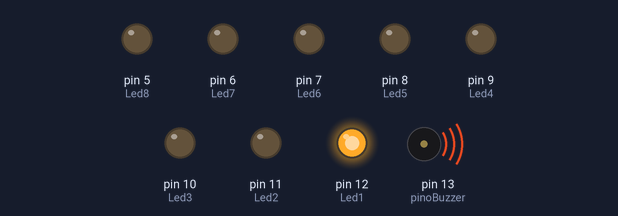
Recording of a sketch running on a simulated Arduino Uno, built with avr-gcc and run on an emulated ATmega328P. Parts: output pins drawn as LEDs (lit = HIGH), buzzer (waves = sounding).

Above: at 0.2 s.
At 1.7 s:
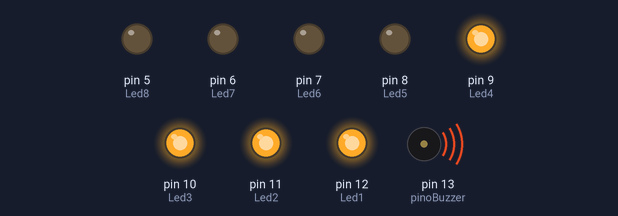
At 3.2 s:
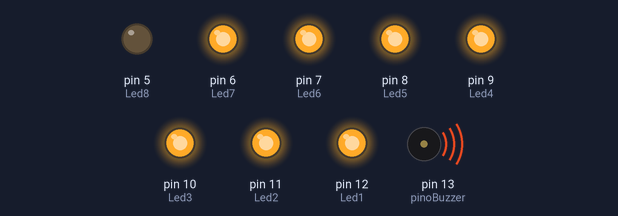
At 5.2 s:
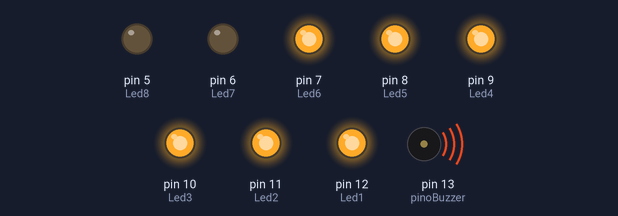
At 8.2 s:
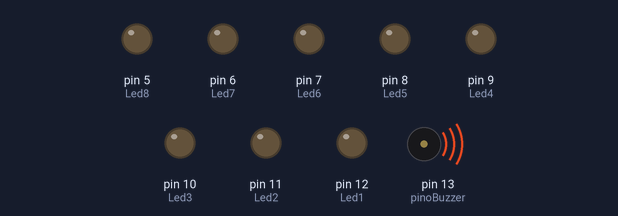
At 11.2 s:
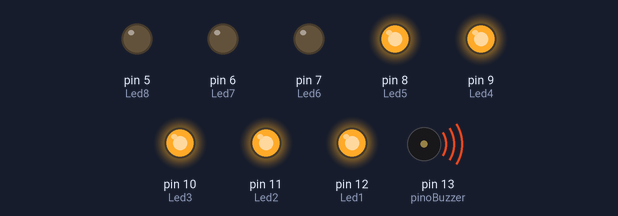
Timing chart, 0 to 11.7 s (numbered marks = the images above):
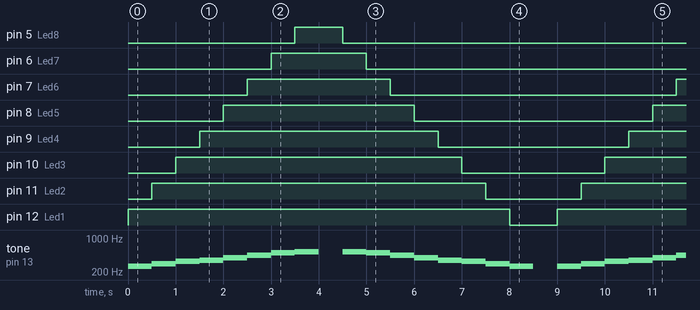

Measured:
- by itself, pin 5 (Led8): alternates HIGH for 1.0 s and LOW for 8.0 s
- by itself, pin 6 (Led7): alternates HIGH for 2.0 s and LOW for 7.0 s
- by itself, pin 7 (Led6): alternates HIGH for 3.0 s and LOW for 6.0 s
- by itself, pin 8 (Led5): alternates HIGH for 4.0 s and LOW for 5.0 s
- by itself, pin 9 (Led4): alternates HIGH for 5.0 s and LOW for 4.0 s
- by itself, pin 10 (Led3): alternates HIGH for 6.0 s and LOW for 3.0 s
- by itself, pin 11 (Led2): alternates HIGH for 7.0 s and LOW for 2.0 s
- by itself, pin 12 (Led1): alternates HIGH for 8.0 s and LOW for 1.0 s

The sketch:

notas_musicais_com_leds_05_05_2021_1.ino
```cpp
//Notas musicais com buzzer e com Leds

//Notas Musicais
int DO = 262;//Nota Dó
int RE = 294;//Nota Ré
int MI = 330;//Nota Mi
int FA = 349;//Nota Fa
int SOL= 392;//Nota Sol
int LA = 440;//Nota Lá
int SI = 494;//Nota Si
int DO_2=523;//Nota Dó2

//Leds para piscarem
int Led1=12;
int Led2=11;
int Led3=10;
int Led4= 9;
int Led5= 8;
int Led6= 7;
int Led7= 6;
int Led8= 5;

//Pino do Buzzer
int pinoBuzzer=13;

//Array para armazenar as notas
int melodia[]={
  DO, RE, MI, FA, SOL, LA, SI, DO_2
};

//Array para armazenar os Leds
int pisca_pisca[]={
  Led1, Led2, Led3, Led4, Led5, Led6, Led7, Led8
};


void setup(){
  //Configura as saídas
  pinMode(pinoBuzzer, OUTPUT);
  pinMode(Led1, OUTPUT);
  pinMode(Led2, OUTPUT);
  pinMode(Led3, OUTPUT);
  pinMode(Led4, OUTPUT);
  pinMode(Led5, OUTPUT);
  pinMode(Led6, OUTPUT);
  pinMode(Led7, OUTPUT);
  pinMode(Led8, OUTPUT);
}


void loop(){
  //Estrutura FOR para percorrer o array
  for(int i=0;i<8;i++){
    digitalWrite(pisca_pisca[i], HIGH);
    tone(pinoBuzzer, melodia[i]);//Toca de acordo com a nota
    delay(500);//Duração do som
  }
  //Exemplo aprimorado com noTone()
  noTone(pinoBuzzer);
  delay(500);

  //Estrutura FOR para percorrer o array
  for(int z=7;z>=0;z--){
    digitalWrite(pisca_pisca[z], LOW);
    tone(pinoBuzzer, melodia[z]);//Toca de acordo com a nota
    delay(500);//Duração do som
  }

  noTone(pinoBuzzer);
  delay(500);
}
```
